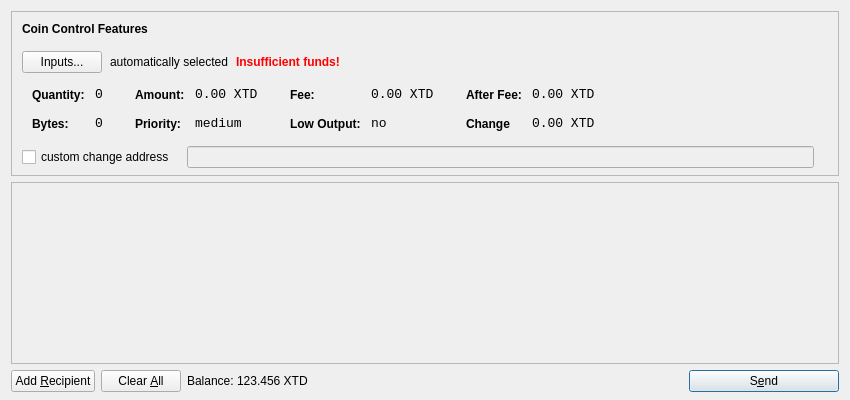
<?xml version="1.0" encoding="UTF-8"?>
<ui version="4.0">
 <class>SendCoinsDialog</class>
 <widget class="QDialog" name="SendCoinsDialog">
  <property name="geometry">
   <rect>
    <x>0</x>
    <y>0</y>
    <width>850</width>
    <height>400</height>
   </rect>
  </property>
  <property name="windowTitle">
   <string>Send Coins</string>
  </property>
  <layout class="QVBoxLayout" name="verticalLayout" stretch="0,1,0">
   <property name="bottomMargin">
    <number>8</number>
   </property>
   <item>
    <widget class="QFrame" name="frameCoinControl">
     <property name="sizePolicy">
      <sizepolicy hsizetype="Expanding" vsizetype="Expanding">
       <horstretch>0</horstretch>
       <verstretch>0</verstretch>
      </sizepolicy>
     </property>
     <property name="maximumSize">
      <size>
       <width>16777215</width>
       <height>16777215</height>
      </size>
     </property>
     <property name="frameShape">
      <enum>QFrame::StyledPanel</enum>
     </property>
     <property name="frameShadow">
      <enum>QFrame::Sunken</enum>
     </property>
     <layout class="QVBoxLayout" name="verticalLayoutCoinControl2">
      <property name="spacing">
       <number>-1</number>
      </property>
      <property name="leftMargin">
       <number>0</number>
      </property>
      <property name="topMargin">
       <number>0</number>
      </property>
      <property name="rightMargin">
       <number>0</number>
      </property>
      <property name="bottomMargin">
       <number>6</number>
      </property>
      <item>
       <layout class="QVBoxLayout" name="verticalLayoutCoinControl" stretch="0,0,0,0,1">
        <property name="spacing">
         <number>0</number>
        </property>
        <property name="leftMargin">
         <number>10</number>
        </property>
        <property name="topMargin">
         <number>10</number>
        </property>
        <item>
         <layout class="QHBoxLayout" name="horizontalLayoutCoinControl1">
          <property name="bottomMargin">
           <number>15</number>
          </property>
          <item>
           <widget class="QLabel" name="labelCoinControlFeatures">
            <property name="sizePolicy">
             <sizepolicy hsizetype="Preferred" vsizetype="Maximum">
              <horstretch>0</horstretch>
              <verstretch>0</verstretch>
             </sizepolicy>
            </property>
            <property name="font">
             <font>
              <weight>75</weight>
              <bold>true</bold>
             </font>
            </property>
            <property name="styleSheet">
             <string notr="true">font-weight:bold;</string>
            </property>
            <property name="text">
             <string>Coin Control Features</string>
            </property>
           </widget>
          </item>
         </layout>
        </item>
        <item>
         <layout class="QHBoxLayout" name="horizontalLayoutCoinControl2" stretch="0,0,0,0">
          <property name="spacing">
           <number>8</number>
          </property>
          <property name="bottomMargin">
           <number>10</number>
          </property>
          <item>
           <widget class="QPushButton" name="pushButtonCoinControl">
            <property name="styleSheet">
             <string notr="true"/>
            </property>
            <property name="text">
             <string>Inputs...</string>
            </property>
           </widget>
          </item>
          <item>
           <widget class="QLabel" name="labelCoinControlAutomaticallySelected">
            <property name="text">
             <string>automatically selected</string>
            </property>
            <property name="margin">
             <number>5</number>
            </property>
           </widget>
          </item>
          <item>
           <widget class="QLabel" name="labelCoinControlInsuffFunds">
            <property name="font">
             <font>
              <weight>75</weight>
              <bold>true</bold>
             </font>
            </property>
            <property name="styleSheet">
             <string notr="true">color:red;font-weight:bold;</string>
            </property>
            <property name="text">
             <string>Insufficient funds!</string>
            </property>
            <property name="margin">
             <number>5</number>
            </property>
           </widget>
          </item>
          <item>
           <spacer name="horizontalSpacerCoinControl">
            <property name="orientation">
             <enum>Qt::Horizontal</enum>
            </property>
            <property name="sizeHint" stdset="0">
             <size>
              <width>40</width>
              <height>1</height>
             </size>
            </property>
           </spacer>
          </item>
         </layout>
        </item>
        <item>
         <widget class="QWidget" name="widgetCoinControl" native="true">
          <property name="sizePolicy">
           <sizepolicy hsizetype="Preferred" vsizetype="Preferred">
            <horstretch>0</horstretch>
            <verstretch>0</verstretch>
           </sizepolicy>
          </property>
          <property name="minimumSize">
           <size>
            <width>0</width>
            <height>0</height>
           </size>
          </property>
          <property name="styleSheet">
           <string notr="true"/>
          </property>
          <layout class="QHBoxLayout" name="horizontalLayoutCoinControl5">
           <property name="margin">
            <number>0</number>
           </property>
           <item>
            <layout class="QHBoxLayout" name="horizontalLayoutCoinControl3" stretch="0,0,0,1">
             <property name="spacing">
              <number>20</number>
             </property>
             <property name="topMargin">
              <number>0</number>
             </property>
             <property name="bottomMargin">
              <number>10</number>
             </property>
             <item>
              <layout class="QFormLayout" name="formLayoutCoinControl1">
               <property name="horizontalSpacing">
                <number>10</number>
               </property>
               <property name="verticalSpacing">
                <number>14</number>
               </property>
               <property name="leftMargin">
                <number>10</number>
               </property>
               <property name="topMargin">
                <number>4</number>
               </property>
               <property name="rightMargin">
                <number>6</number>
               </property>
               <item row="0" column="0">
                <widget class="QLabel" name="labelCoinControlQuantityText">
                 <property name="styleSheet">
                  <string notr="true">font-weight:bold;</string>
                 </property>
                 <property name="text">
                  <string>Quantity:</string>
                 </property>
                 <property name="margin">
                  <number>0</number>
                 </property>
                </widget>
               </item>
               <item row="0" column="1">
                <widget class="QLabel" name="labelCoinControlQuantity">
                 <property name="font">
                  <font>
                   <family>Monospace</family>
                   <pointsize>10</pointsize>
                  </font>
                 </property>
                 <property name="cursor">
                  <cursorShape>IBeamCursor</cursorShape>
                 </property>
                 <property name="contextMenuPolicy">
                  <enum>Qt::ActionsContextMenu</enum>
                 </property>
                 <property name="text">
                  <string>0</string>
                 </property>
                 <property name="margin">
                  <number>0</number>
                 </property>
                 <property name="textInteractionFlags">
                  <set>Qt::LinksAccessibleByMouse|Qt::TextSelectableByKeyboard|Qt::TextSelectableByMouse</set>
                 </property>
                </widget>
               </item>
               <item row="1" column="0">
                <widget class="QLabel" name="labelCoinControlBytesText">
                 <property name="styleSheet">
                  <string notr="true">font-weight:bold;</string>
                 </property>
                 <property name="text">
                  <string>Bytes:</string>
                 </property>
                </widget>
               </item>
               <item row="1" column="1">
                <widget class="QLabel" name="labelCoinControlBytes">
                 <property name="font">
                  <font>
                   <family>Monospace</family>
                   <pointsize>10</pointsize>
                  </font>
                 </property>
                 <property name="cursor">
                  <cursorShape>IBeamCursor</cursorShape>
                 </property>
                 <property name="contextMenuPolicy">
                  <enum>Qt::ActionsContextMenu</enum>
                 </property>
                 <property name="text">
                  <string>0</string>
                 </property>
                 <property name="textInteractionFlags">
                  <set>Qt::LinksAccessibleByMouse|Qt::TextSelectableByKeyboard|Qt::TextSelectableByMouse</set>
                 </property>
                </widget>
               </item>
              </layout>
             </item>
             <item>
              <layout class="QFormLayout" name="formLayoutCoinControl2">
               <property name="horizontalSpacing">
                <number>10</number>
               </property>
               <property name="verticalSpacing">
                <number>14</number>
               </property>
               <property name="leftMargin">
                <number>6</number>
               </property>
               <property name="topMargin">
                <number>4</number>
               </property>
               <property name="rightMargin">
                <number>6</number>
               </property>
               <item row="0" column="0">
                <widget class="QLabel" name="labelCoinControlAmountText">
                 <property name="styleSheet">
                  <string notr="true">font-weight:bold;</string>
                 </property>
                 <property name="text">
                  <string>Amount:</string>
                 </property>
                 <property name="margin">
                  <number>0</number>
                 </property>
                </widget>
               </item>
               <item row="0" column="1">
                <widget class="QLabel" name="labelCoinControlAmount">
                 <property name="font">
                  <font>
                   <family>Monospace</family>
                   <pointsize>10</pointsize>
                  </font>
                 </property>
                 <property name="cursor">
                  <cursorShape>IBeamCursor</cursorShape>
                 </property>
                 <property name="contextMenuPolicy">
                  <enum>Qt::ActionsContextMenu</enum>
                 </property>
                 <property name="text">
                  <string>0.00 XTD</string>
                 </property>
                 <property name="textInteractionFlags">
                  <set>Qt::LinksAccessibleByMouse|Qt::TextSelectableByKeyboard|Qt::TextSelectableByMouse</set>
                 </property>
                </widget>
               </item>
               <item row="1" column="0">
                <widget class="QLabel" name="labelCoinControlPriorityText">
                 <property name="styleSheet">
                  <string notr="true">font-weight:bold;</string>
                 </property>
                 <property name="text">
                  <string>Priority:</string>
                 </property>
                </widget>
               </item>
               <item row="1" column="1">
                <widget class="QLabel" name="labelCoinControlPriority">
                 <property name="font">
                  <font>
                   <family>Monospace</family>
                   <pointsize>10</pointsize>
                  </font>
                 </property>
                 <property name="cursor">
                  <cursorShape>IBeamCursor</cursorShape>
                 </property>
                 <property name="contextMenuPolicy">
                  <enum>Qt::ActionsContextMenu</enum>
                 </property>
                 <property name="text">
                  <string>medium</string>
                 </property>
                 <property name="textInteractionFlags">
                  <set>Qt::LinksAccessibleByMouse|Qt::TextSelectableByKeyboard|Qt::TextSelectableByMouse</set>
                 </property>
                </widget>
               </item>
              </layout>
             </item>
             <item>
              <layout class="QFormLayout" name="formLayoutCoinControl3">
               <property name="horizontalSpacing">
                <number>10</number>
               </property>
               <property name="verticalSpacing">
                <number>14</number>
               </property>
               <property name="leftMargin">
                <number>6</number>
               </property>
               <property name="topMargin">
                <number>4</number>
               </property>
               <property name="rightMargin">
                <number>6</number>
               </property>
               <item row="0" column="0">
                <widget class="QLabel" name="labelCoinControlFeeText">
                 <property name="styleSheet">
                  <string notr="true">font-weight:bold;</string>
                 </property>
                 <property name="text">
                  <string>Fee:</string>
                 </property>
                 <property name="margin">
                  <number>0</number>
                 </property>
                </widget>
               </item>
               <item row="0" column="1">
                <widget class="QLabel" name="labelCoinControlFee">
                 <property name="font">
                  <font>
                   <family>Monospace</family>
                   <pointsize>10</pointsize>
                  </font>
                 </property>
                 <property name="cursor">
                  <cursorShape>IBeamCursor</cursorShape>
                 </property>
                 <property name="contextMenuPolicy">
                  <enum>Qt::ActionsContextMenu</enum>
                 </property>
                 <property name="text">
                  <string>0.00 XTD</string>
                 </property>
                 <property name="textInteractionFlags">
                  <set>Qt::LinksAccessibleByMouse|Qt::TextSelectableByKeyboard|Qt::TextSelectableByMouse</set>
                 </property>
                </widget>
               </item>
               <item row="1" column="0">
                <widget class="QLabel" name="labelCoinControlLowOutputText">
                 <property name="styleSheet">
                  <string notr="true">font-weight:bold;</string>
                 </property>
                 <property name="text">
                  <string>Low Output:</string>
                 </property>
                </widget>
               </item>
               <item row="1" column="1">
                <widget class="QLabel" name="labelCoinControlLowOutput">
                 <property name="font">
                  <font>
                   <family>Monospace</family>
                   <pointsize>10</pointsize>
                  </font>
                 </property>
                 <property name="cursor">
                  <cursorShape>IBeamCursor</cursorShape>
                 </property>
                 <property name="contextMenuPolicy">
                  <enum>Qt::ActionsContextMenu</enum>
                 </property>
                 <property name="text">
                  <string>no</string>
                 </property>
                 <property name="textInteractionFlags">
                  <set>Qt::LinksAccessibleByMouse|Qt::TextSelectableByKeyboard|Qt::TextSelectableByMouse</set>
                 </property>
                </widget>
               </item>
              </layout>
             </item>
             <item>
              <layout class="QFormLayout" name="formLayoutCoinControl4">
               <property name="horizontalSpacing">
                <number>10</number>
               </property>
               <property name="verticalSpacing">
                <number>14</number>
               </property>
               <property name="leftMargin">
                <number>6</number>
               </property>
               <property name="topMargin">
                <number>4</number>
               </property>
               <property name="rightMargin">
                <number>6</number>
               </property>
               <item row="0" column="0">
                <widget class="QLabel" name="labelCoinControlAfterFeeText">
                 <property name="styleSheet">
                  <string notr="true">font-weight:bold;</string>
                 </property>
                 <property name="text">
                  <string>After Fee:</string>
                 </property>
                 <property name="margin">
                  <number>0</number>
                 </property>
                </widget>
               </item>
               <item row="0" column="1">
                <widget class="QLabel" name="labelCoinControlAfterFee">
                 <property name="font">
                  <font>
                   <family>Monospace</family>
                   <pointsize>10</pointsize>
                  </font>
                 </property>
                 <property name="cursor">
                  <cursorShape>IBeamCursor</cursorShape>
                 </property>
                 <property name="contextMenuPolicy">
                  <enum>Qt::ActionsContextMenu</enum>
                 </property>
                 <property name="text">
                  <string>0.00 XTD</string>
                 </property>
                 <property name="textInteractionFlags">
                  <set>Qt::LinksAccessibleByMouse|Qt::TextSelectableByKeyboard|Qt::TextSelectableByMouse</set>
                 </property>
                </widget>
               </item>
               <item row="1" column="0">
                <widget class="QLabel" name="labelCoinControlChangeText">
                 <property name="styleSheet">
                  <string notr="true">font-weight:bold;</string>
                 </property>
                 <property name="text">
                  <string>Change</string>
                 </property>
                </widget>
               </item>
               <item row="1" column="1">
                <widget class="QLabel" name="labelCoinControlChange">
                 <property name="font">
                  <font>
                   <family>Monospace</family>
                   <pointsize>10</pointsize>
                  </font>
                 </property>
                 <property name="cursor">
                  <cursorShape>IBeamCursor</cursorShape>
                 </property>
                 <property name="contextMenuPolicy">
                  <enum>Qt::ActionsContextMenu</enum>
                 </property>
                 <property name="text">
                  <string>0.00 XTD</string>
                 </property>
                 <property name="textInteractionFlags">
                  <set>Qt::LinksAccessibleByMouse|Qt::TextSelectableByKeyboard|Qt::TextSelectableByMouse</set>
                 </property>
                </widget>
               </item>
              </layout>
             </item>
            </layout>
           </item>
          </layout>
         </widget>
        </item>
        <item>
         <layout class="QHBoxLayout" name="horizontalLayoutCoinControl4" stretch="0,0,0">
          <property name="spacing">
           <number>12</number>
          </property>
          <property name="sizeConstraint">
           <enum>QLayout::SetDefaultConstraint</enum>
          </property>
          <property name="topMargin">
           <number>5</number>
          </property>
          <property name="rightMargin">
           <number>5</number>
          </property>
          <item>
           <widget class="QCheckBox" name="checkBoxCoinControlChange">
            <property name="text">
             <string>custom change address</string>
            </property>
           </widget>
          </item>
          <item>
           <widget class="QLineEdit" name="lineEditCoinControlChange">
            <property name="enabled">
             <bool>false</bool>
            </property>
            <property name="sizePolicy">
             <sizepolicy hsizetype="Expanding" vsizetype="Fixed">
              <horstretch>0</horstretch>
              <verstretch>0</verstretch>
             </sizepolicy>
            </property>
           </widget>
          </item>
          <item>
           <widget class="QLabel" name="labelCoinControlChangeLabel">
            <property name="sizePolicy">
             <sizepolicy hsizetype="Preferred" vsizetype="Expanding">
              <horstretch>0</horstretch>
              <verstretch>0</verstretch>
             </sizepolicy>
            </property>
            <property name="minimumSize">
             <size>
              <width>0</width>
              <height>0</height>
             </size>
            </property>
            <property name="text">
             <string/>
            </property>
            <property name="margin">
             <number>3</number>
            </property>
           </widget>
          </item>
         </layout>
        </item>
        <item>
         <spacer name="verticalSpacerCoinControl">
          <property name="orientation">
           <enum>Qt::Vertical</enum>
          </property>
          <property name="sizeHint" stdset="0">
           <size>
            <width>800</width>
            <height>1</height>
           </size>
          </property>
         </spacer>
        </item>
       </layout>
      </item>
     </layout>
    </widget>
   </item>
   <item>
    <widget class="QScrollArea" name="scrollArea">
     <property name="widgetResizable">
      <bool>true</bool>
     </property>
     <widget class="QWidget" name="scrollAreaWidgetContents">
      <property name="geometry">
       <rect>
        <x>0</x>
        <y>0</y>
        <width>830</width>
        <height>165</height>
       </rect>
      </property>
      <layout class="QVBoxLayout" name="verticalLayout_2">
       <property name="margin">
        <number>0</number>
       </property>
       <item>
        <layout class="QVBoxLayout" name="entries">
         <property name="spacing">
          <number>6</number>
         </property>
        </layout>
       </item>
       <item>
        <spacer name="verticalSpacer">
         <property name="orientation">
          <enum>Qt::Vertical</enum>
         </property>
         <property name="sizeHint" stdset="0">
          <size>
           <width>20</width>
           <height>40</height>
          </size>
         </property>
        </spacer>
       </item>
      </layout>
     </widget>
    </widget>
   </item>
   <item>
    <layout class="QHBoxLayout" name="horizontalLayout">
     <item>
      <widget class="QPushButton" name="addButton">
       <property name="toolTip">
        <string>Send to multiple recipients at once</string>
       </property>
       <property name="text">
        <string>Add &amp;Recipient</string>
       </property>
       <property name="icon">
        <iconset resource="../bitcoin.qrc">
         <normaloff>:/icons/add</normaloff>:/icons/add</iconset>
       </property>
       <property name="autoDefault">
        <bool>false</bool>
       </property>
      </widget>
     </item>
     <item>
      <widget class="QPushButton" name="clearButton">
       <property name="sizePolicy">
        <sizepolicy hsizetype="Minimum" vsizetype="Fixed">
         <horstretch>0</horstretch>
         <verstretch>0</verstretch>
        </sizepolicy>
       </property>
       <property name="toolTip">
        <string>Remove all transaction fields</string>
       </property>
       <property name="text">
        <string>Clear &amp;All</string>
       </property>
       <property name="icon">
        <iconset resource="../bitcoin.qrc">
         <normaloff>:/icons/remove</normaloff>:/icons/remove</iconset>
       </property>
       <property name="autoRepeatDelay">
        <number>300</number>
       </property>
       <property name="autoDefault">
        <bool>false</bool>
       </property>
      </widget>
     </item>
     <item>
      <layout class="QHBoxLayout" name="horizontalLayout_2">
       <property name="spacing">
        <number>3</number>
       </property>
       <item>
        <widget class="QLabel" name="label">
         <property name="sizePolicy">
          <sizepolicy hsizetype="Preferred" vsizetype="Fixed">
           <horstretch>0</horstretch>
           <verstretch>0</verstretch>
          </sizepolicy>
         </property>
         <property name="text">
          <string>Balance:</string>
         </property>
        </widget>
       </item>
       <item>
        <widget class="QLabel" name="labelBalance">
         <property name="sizePolicy">
          <sizepolicy hsizetype="Preferred" vsizetype="Fixed">
           <horstretch>0</horstretch>
           <verstretch>0</verstretch>
          </sizepolicy>
         </property>
         <property name="cursor">
          <cursorShape>IBeamCursor</cursorShape>
         </property>
         <property name="text">
          <string>123.456 XTD</string>
         </property>
         <property name="textInteractionFlags">
          <set>Qt::LinksAccessibleByMouse|Qt::TextSelectableByKeyboard|Qt::TextSelectableByMouse</set>
         </property>
        </widget>
       </item>
      </layout>
     </item>
     <item>
      <spacer name="horizontalSpacer">
       <property name="orientation">
        <enum>Qt::Horizontal</enum>
       </property>
       <property name="sizeHint" stdset="0">
        <size>
         <width>40</width>
         <height>20</height>
        </size>
       </property>
      </spacer>
     </item>
     <item>
      <widget class="QPushButton" name="sendButton">
       <property name="minimumSize">
        <size>
         <width>150</width>
         <height>0</height>
        </size>
       </property>
       <property name="toolTip">
        <string>Confirm the send action</string>
       </property>
       <property name="text">
        <string>S&amp;end</string>
       </property>
       <property name="icon">
        <iconset resource="../bitcoin.qrc">
         <normaloff>:/icons/send</normaloff>:/icons/send</iconset>
       </property>
       <property name="default">
        <bool>true</bool>
       </property>
      </widget>
     </item>
    </layout>
   </item>
  </layout>
 </widget>
 <resources>
  <include location="../bitcoin.qrc"/>
 </resources>
 <connections/>
</ui>
